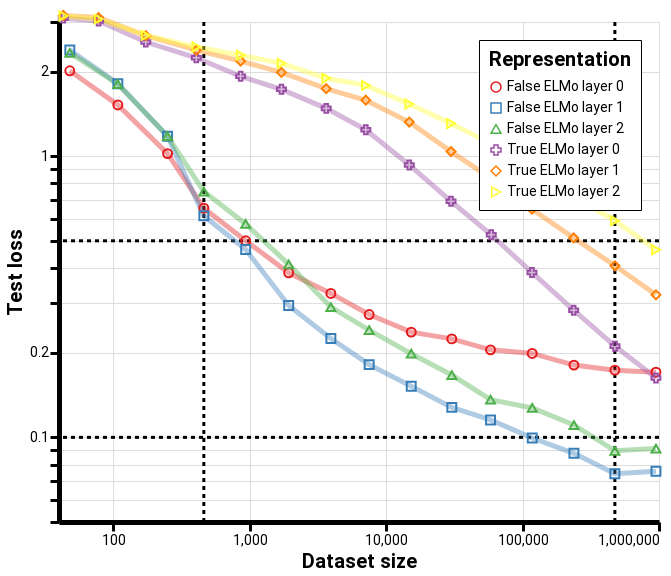

Here is the notebook cell this chart was saved with:
### Code cell
experiments = [
    'online_l0_n40000_corruptedFalse',
    'online_l1_n40000_corruptedFalse',
    'online_l2_n40000_corruptedFalse',
    'online_l0_n40000_corruptedTrue',
    'online_l1_n40000_corruptedTrue',
    'online_l2_n40000_corruptedTrue',
#     'online_l0_n40000_corruptedFalse_seed1',
#     'online_l1_n40000_corruptedFalse_seed1',
#     'online_l2_n40000_corruptedFalse_seed1',
#     'online_l0_n40000_corruptedFalse_seed0',
#     'online_l1_n40000_corruptedFalse_seed0',
#     'online_l2_n40000_corruptedFalse_seed0',
#     'online_l0_n40000_corruptedFalse_seed2',
#     'online_l1_n40000_corruptedFalse_seed2',
#     'online_l2_n40000_corruptedFalse_seed2',
]
df = load_exps(experiments)
df.representation = df.corrupted.astype(str) + ' ' + df.representation
df = merge_seeds(df).sort_values('n')
df = df.groupby(['representation', 'n']).mean().reset_index()
epsilons = [0.1, 0.5]
ns = [461, 474838]
display(loss_data_chart(df, final=False, xrules=ns, yrules=epsilons))
make_latex(df, ns=ns, stack=True)
